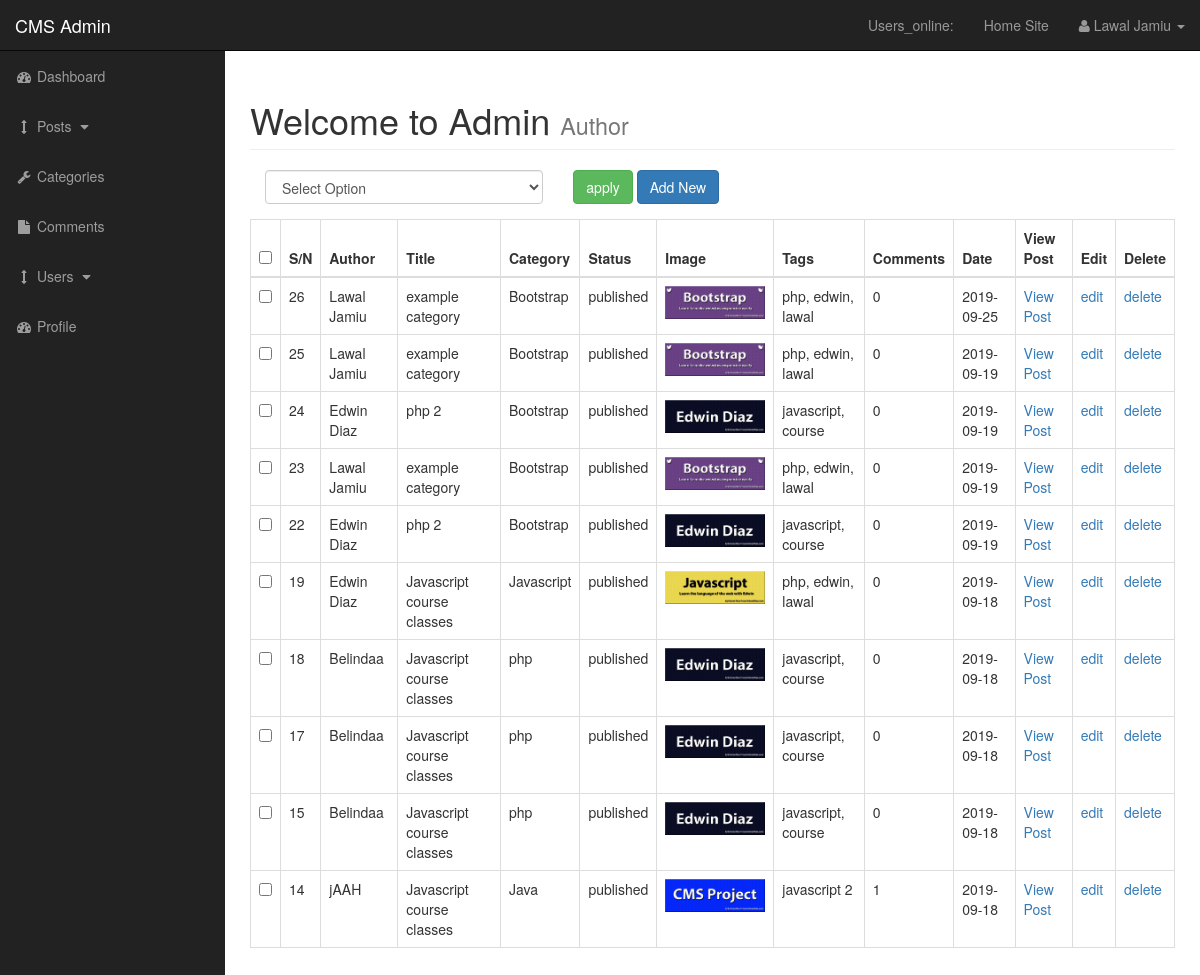
Screenshot of /admin/posts.php (signed in) with the database file from the repository.
### tables this page shows
CREATE TABLE `posts` (
  `post_id` int(3) NOT NULL,
  `post_category_id` int(3) NOT NULL,
  `post_title` varchar(255) NOT NULL,
  `post_author` varchar(255) NOT NULL,
  `post_date` date NOT NULL,
  `post_image` text NOT NULL,
  `post_content` text NOT NULL,
  `post_tags` varchar(255) NOT NULL,
  `post_comment_count` int(11) NOT NULL,
  `post_status` varchar(255) NOT NULL DEFAULT 'drafts',
  `post_views_count` int(3) NOT NULL
);

CREATE TABLE `categories` (
  `cat_id` int(3) NOT NULL,
  `cat_title` varchar(255) NOT NULL
);

### admin/includes/view_all_posts.php (the view, shortened to what this page needs)
<form action="" method="post">
  <div id="bulkOptionContainer" class="col-xs-4 form-group">
     <select name="bulk_options" id="" class="form-control">
        <option value=""> Select Option</option>
     </select>
  </div>
  <div class="col-xs-4 form-group">
  <input type="submit" name="submit" class="btn btn-success" value="apply">
  <a href="./posts.php?source=add_post" class="btn btn-primary">Add New</a>
  </div>
    <table class="table table-bordered table-hover">
        <thead>
            <tr>
                <th><input id="selectAllBoxes" type="checkbox"></th>
                <th>S/N</th>
                <th>Author</th>
                <th>Title</th>
                <th>Category</th>
                <th>Status</th>
                <th>Image</th>
                <th>Tags</th>
                <th>Comments</th>
                <th>Date</th>
                <th>View Post</th>
                <th>Edit</th>
                <th>Delete</th>
            </tr>
        </thead>
        <tbody>
            <?php
                $query="SELECT * FROM posts ORDER BY post_id DESC ";
                $select_posts= mysqli_query($connection,$query);
                while($row= mysqli_fetch_assoc($select_posts)){
                $post_id = $row['post_id'];
                $post_author  = $row['post_author'];
                $post_title  = $row['post_title'];
                $post_category_id  = $row['post_category_id'];
                $post_status  = $row['post_status'];
                $post_image  = $row['post_image'];
                $post_tags  = $row['post_tags'];
                $post_comment_count  = $row['post_comment_count'];
                $post_date  = $row['post_date'];
                echo "<tr>";
                ?>
               <td><input class="checkboxes" type="checkbox" name="checkBoxArray[]" value="<?php echo $post_id ?>"></td>
                <?php
                echo "<td>$post_id</td>";
                echo "<td>$post_author</td>";
                echo "<td>$post_title</td>";
                $query="SELECT * FROM categories WHERE cat_id = '$post_category_id' ";
                $select_categories= mysqli_query($connection,$query);
                while($row= mysqli_fetch_assoc($select_categories)){
                    $cat_title = $row['cat_title'];
                  echo "<td>$cat_title</td>";
                }
                echo "<td>$post_status</td>";
                echo "<td><img src='../images/$post_image' alt='image' width='100'></td>";
                echo "<td>$post_tags</td>";
                echo "<td>$post_comment_count</td>";
                echo "<td>$post_date</td>";
                echo "<td><a href='../post.php?p_id={$post_id}'>View Post</a></td>";
                echo "<td><a href='posts.php?source=edit_post&p_id={$post_id}'>edit</a></td>";
                echo "<td><a rel='$post_id' href='javascript:void(0)' class='delete_link'>delete</a></td>";
                echo "</tr>";
                }
            ?>
        </tbody>
    </table>
</form>

### admin/includes/admin_header.php (shortened to what this page needs)
<!DOCTYPE html>
<html lang="en">
<head>
    <link href="css/bootstrap.min.css" rel="stylesheet">
    <link href="css/sb-admin.css" rel="stylesheet">
    <link href="font-awesome/css/font-awesome.min.css" rel="stylesheet" type="text/css">
</head>
<body>

### admin/posts.php (shortened to what this page needs)
<?php include "includes/admin_header.php" ?>
    <div id="wrapper">
        <?php include "includes/admin_navigation.php" ?>
        <div id="page-wrapper">
            <div class="container-fluid">
                <div class="row">
                    <div class="col-lg-12">
                    <h1 class="page-header">
                           Welcome to Admin
                            <small>Author</small>
                    </h1>
                    <?php
                    if(isset($_GET['source'])){
                        $source = $_GET['source'];
                    }
                    else{
                        $source = '';
                    }
                    switch($source){
                        default:
                        include "includes/view_all_posts.php";
                        break;
                    }
                    ?>
                    </div>
                </div>
            </div>
        </div>
        <?php include "includes/admin_footer.php" ?>

### admin/includes/admin_navigation.php (shortened to what this page needs)
<nav class="navbar navbar-inverse navbar-fixed-top" role="navigation">
            <div class="navbar-header">
                <a class="navbar-brand" href="index.php">CMS Admin</a>
            </div>
            <ul class="nav navbar-right top-nav">
                  <li><a>Users_online:<span class="usersonline"></span></a></li>
                 <li><a href="../index.php">Home Site</a></li>
                <li class="dropdown">
                    <a href="#" class="dropdown-toggle" data-toggle="dropdown"><i class="fa fa-user"></i> <?php echo $_SESSION['firstname']." ".$_SESSION['lastname'] ?> <b class="caret"></b></a>
                </li>
            </ul>
            <div class="collapse navbar-collapse navbar-ex1-collapse">
                <ul class="nav navbar-nav side-nav">
                    <li>
                        <a href="index.php"><i class="fa fa-fw fa-dashboard"></i> Dashboard</a>
                    </li>
                    <li>
                        <a href="javascript:;" data-toggle="collapse" data-target="#posts_dropdown"><i class="fa fa-fw fa-arrows-v"></i> Posts <i class="fa fa-fw fa-caret-down"></i></a>
                    </li>
                    <li>
                        <a href="./categories.php"><i class="fa fa-fw fa-wrench"></i> Categories</a>
                    </li>
                    <li class="">
                        <a href="comment.php"><i class="fa fa-fw fa-file"></i> Comments </a>
                    </li>
                    <li>
                        <a href="javascript:;" data-toggle="collapse" data-target="#demo"><i class="fa fa-fw fa-arrows-v"></i> Users <i class="fa fa-fw fa-caret-down"></i></a>
                    </li>
                    <li>
                        <a href="./profile.php"><i class="fa fa-fw fa-dashboard"></i> Profile </a>
                    </li>
                </ul>
            </div>
        </nav>

### admin/includes/admin_footer.php (shortened to what this page needs)
    </div>
</body>
</html>

### admin/css/sb-admin.css (style rules this page uses)
body { margin-top: 100px; background-color: #222; }
@media (min-width:768px) { body { margin-top: 50px; } }
#wrapper { padding-left: 0; }
#page-wrapper { width: 100%; padding: 0; background-color: #fff; }
@media (min-width:768px) { #wrapper { padding-left: 225px; } }
@media (min-width:768px) { #page-wrapper { padding: 10px; } }
.top-nav { padding: 0 15px; }
.top-nav>li { display: inline-block; float: left; }
.top-nav>li>a { padding-top: 15px; padding-bottom: 15px; line-height: 20px; color: #999; }
@media (min-width:768px) { .side-nav { position: fixed; top: 51px; left: 225px; width: 225px; margin-left: -225px; border: none; border-radius: 0; overflow-y: auto; background-color: #222; } }
@media (min-width:768px) { .side-nav>li>a { width: 225px; } }

### rows the page displays
posts: post_id "26", post_author "Lawal Jamiu", post_title "example category", post_status "published", post_image (picture), post_tags "php, edwin, lawal", post_comment_count "0", post_date "2019-09-25"
categories: cat_title "Bootstrap"
posts: post_id "25", post_author "Lawal Jamiu", post_title "example category", post_status "published", post_image (picture), post_tags "php, edwin, lawal", post_comment_count "0", post_date "2019-09-19"
posts: post_id "24", post_author "Edwin Diaz", post_title "php 2", post_status "published", post_image (picture), post_tags "javascript, course", post_comment_count "0", post_date "2019-09-19"
posts: post_id "23", post_author "Lawal Jamiu", post_title "example category", post_status "published", post_image (picture), post_tags "php, edwin, lawal", post_comment_count "0", post_date "2019-09-19"
posts: post_id "22", post_author "Edwin Diaz", post_title "php 2", post_status "published", post_image (picture), post_tags "javascript, course", post_comment_count "0", post_date "2019-09-19"
posts: post_id "19", post_author "Edwin Diaz", post_title "Javascript course classes", post_status "published", post_image (picture), post_tags "php, edwin, lawal", post_comment_count "0", post_date "2019-09-18"
categories: cat_title "Javascript"
posts: post_id "18", post_author "Belindaa", post_title "Javascript course classes", post_status "published", post_image (picture), post_tags "javascript, course", post_comment_count "0", post_date "2019-09-18"
categories: cat_title "php"
posts: post_id "17", post_author "Belindaa", post_title "Javascript course classes", post_status "published", post_image (picture), post_tags "javascript, course", post_comment_count "0", post_date "2019-09-18"
posts: post_id "15", post_author "Belindaa", post_title "Javascript course classes", post_status "published", post_image (picture), post_tags "javascript, course", post_comment_count "0", post_date "2019-09-18"
posts: post_id "14", post_author "jAAH", post_title "Javascript course classes", post_status "published", post_image (picture), post_tags "javascript 2", post_comment_count "1", post_date "2019-09-18"
categories: cat_title "Java"

### other values shown
$_SESSION['firstname'] "Lawal"
$_SESSION['lastname'] "Jamiu"
